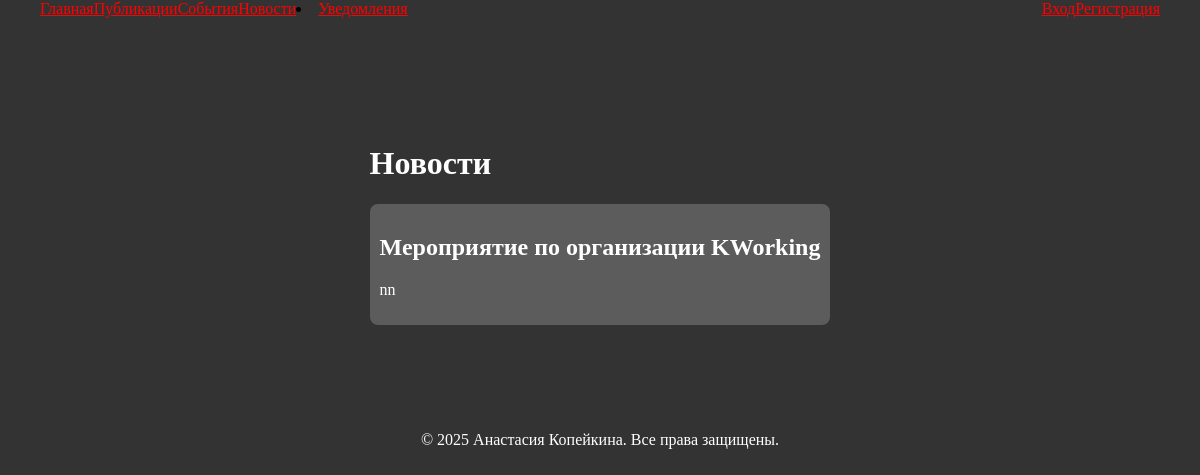
The app's page /news, older data.
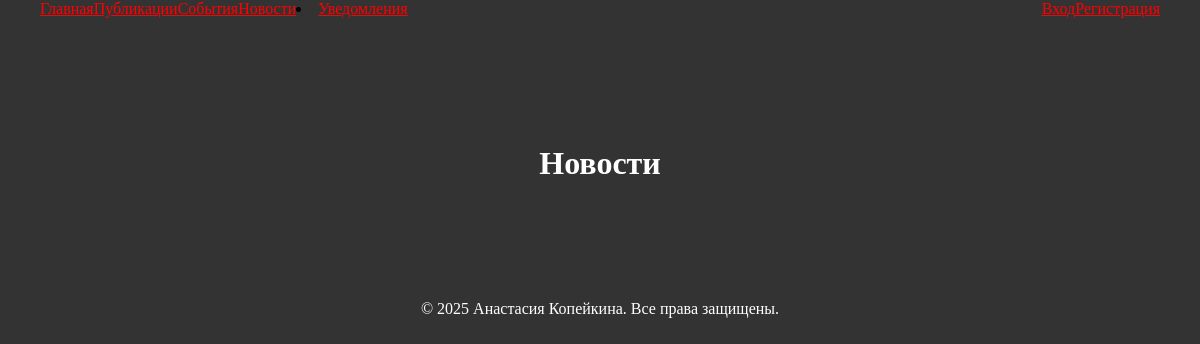
The same page, newer data.
### application/models.py (models this page shows, shortened)
class News(db.Model):
    id = db.Column(db.Integer, primary_key=True)
    title = db.Column(db.String(150), nullable=False)
    content = db.Column(db.Text, nullable=False)
    created_at = db.Column(db.DateTime, default=datetime.now)

### application/views/news.py (the view)
@news_bp.route('/news')
def list_news():
    news_items = News.query.order_by(News.created_at.desc()).all()
    return render_template('news/news.html', news_items=news_items)

### application/templates/news/news.html (shortened to what this page needs)
{% extends 'base.html' %}
{% block content %}
  <div class="home-container" style="max-width: 1200px; margin: 0 auto; padding: 40px 20px;">
    <h1>Новости</h1>
    <div class="feature ant-row" style="display: flex; flex-direction: column; justify-content: space-between; background-color: #333333; border-radius: 8px;">
      {% for news_item in news_items %}
        <div class="feature ant-col" style="padding: 10px; background-color: #5c5c5c; border-radius: 8px;">
          <h2 style="color: #fff;">{{ news_item.title }}</h2>
          <p style="color: #fff;">{{ news_item.content }}</p>
        </div>
      {% endfor %}
    </div>
  </div>
{% endblock %}

Row changes from the older to the newer data that the page shows:
removed News: title "Мероприятие по организации KWorking", content "nn"
